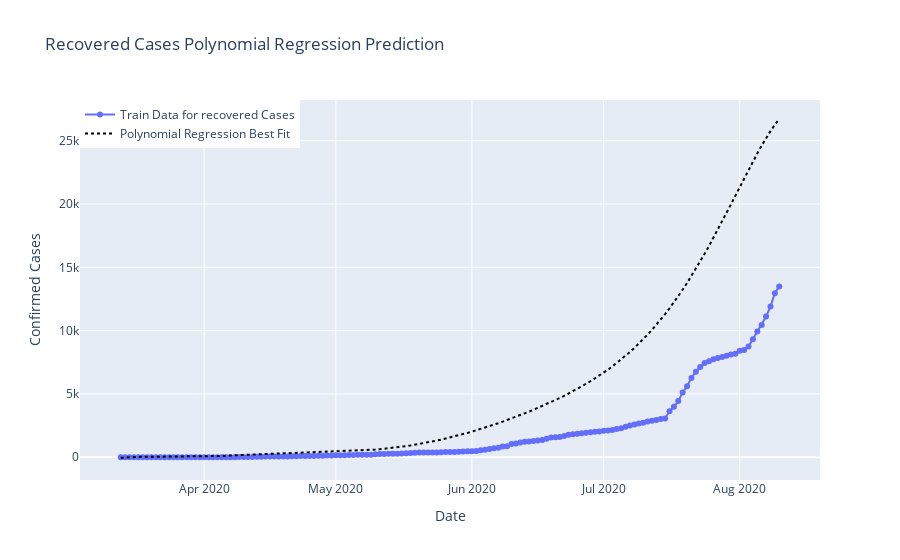

Here is the notebook cell this chart was saved with:
### Code cell
comp_data=poly.fit_transform(np.array(datewise["Days Since"]).reshape(-1,1))
plt.figure(figsize=(11,6))
predictions_poly=linreg.predict(comp_data)

fig=go.Figure()
fig.add_trace(go.Scatter(x=datewise.index, y=datewise["Recovered"],
                    mode='lines+markers',name="Train Data for recovered Cases"))
fig.add_trace(go.Scatter(x=datewise.index, y=predictions_poly,
                    mode='lines',name="Polynomial Regression Best Fit",
                    line=dict(color='black', dash='dot')))
fig.update_layout(title="Recovered Cases Polynomial Regression Prediction",
                 xaxis_title="Date",yaxis_title="Confirmed Cases",
                 legend=dict(x=0,y=1,traceorder="normal"))
fig.show()

### Figure 1 — Plotly figure (JSON) as saved in the notebook; plotly's stock layout.template omitted (floating-point values rounded to 4 significant figures; data arrays with more than 128 entries replaced by an {"elided": "..."} marker saying what was removed)
{"data": [{"mode": "lines+markers", "name": "Train Data for recovered Cases", "type": "scatter", "x": {"elided": "151 str values"}, "y": {"elided": "151 int values"}}, {"line": {"color": "black", "dash": "dot"}, "mode": "lines", "name": "Polynomial Regression Best Fit", "type": "scatter", "x": {"elided": "151 str values"}, "y": {"elided": "151 float values"}}], "layout": {"legend": {"traceorder": "normal", "x": 0, "y": 1}, "title": {"text": "Recovered Cases Polynomial Regression Prediction"}, "xaxis": {"title": {"text": "Date"}}, "yaxis": {"title": {"text": "Confirmed Cases"}}}}
